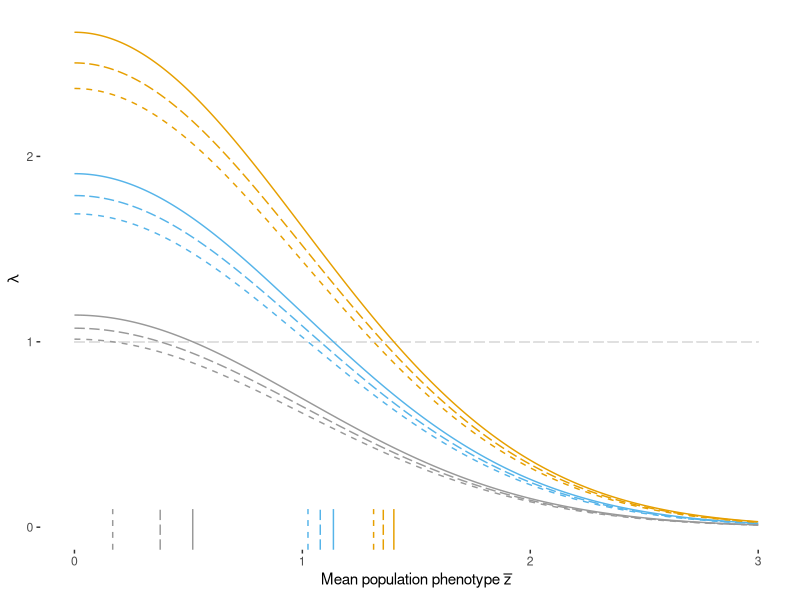
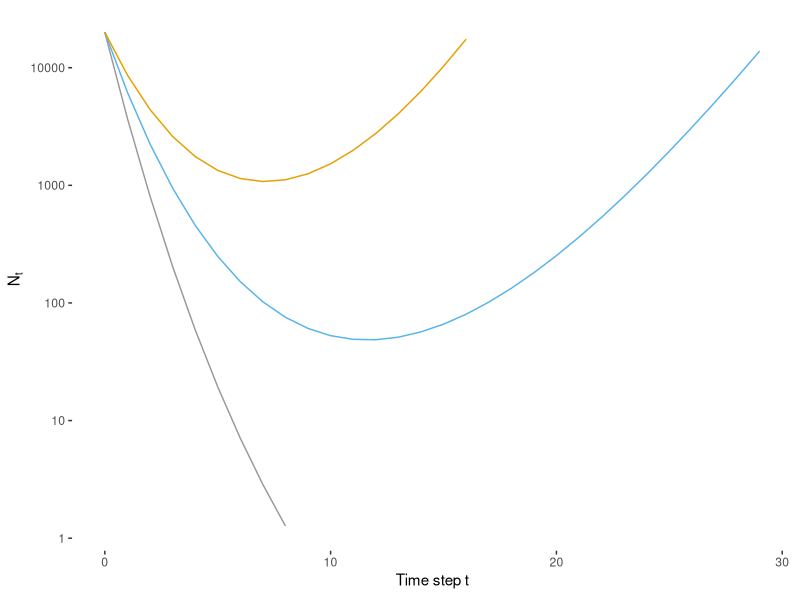
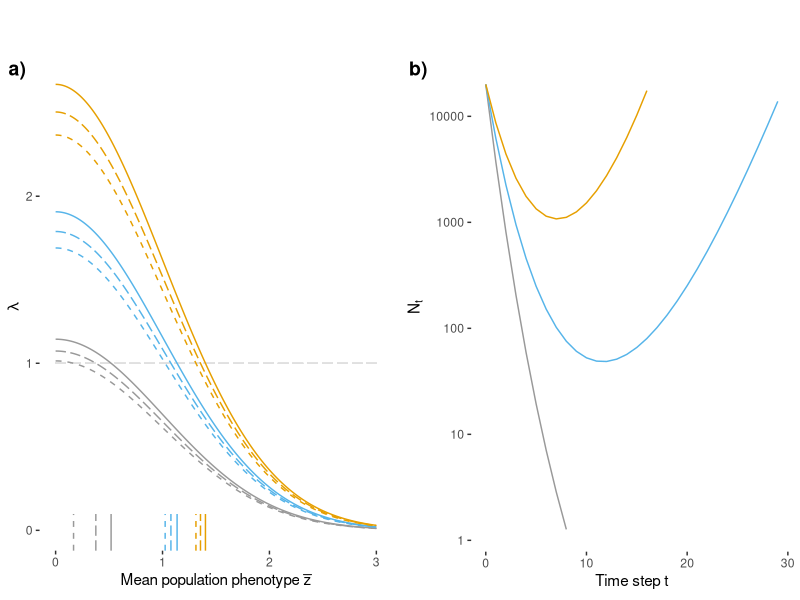

R code for these plots, in order: (Note: this script raises an error after producing the figures.)
### Script for re-making Figure 1 in manuscript (two panels)
### - a) lambda as a function of z for for LH + variance groups
### - b) population size over time for LH groups

# Load in libraries

library(ggplot2)
library(dplyr)
library(tidyr)
library(cowplot)

rm(list = ls())

# Plot for panel (a),

lambda.z = expand.grid(
  # Three different phenotypic standard deviation values
  gamma = sqrt(c(.1, .25, .4)),
  # Three different maximum survivals (defining life histories)
  s.max = c(.1, .5, .9)
) %>%
  mutate(
    # Get equilibrium population growth rates, lambda^*
    w.max = 3,
    l.max = s.max + (1 - s.max) * w.max,
    lstar = l.max / sqrt(1 + gamma^2)
  ) %>%
  # Get the lambda values as a function of z
  merge(
    y = expand.grid(
      lstar = .$lstar, #  %>% pull(lstar),
      z     = (0:300)/100
    ) %>%
      mutate(lamdz = exp(-z^2 / 2) * lstar)
  ) %>%
  # Some labels for plotting and faceting
  mutate(var.z = factor(round(gamma^2, 2)))

lambda.plot = lambda.z %>%
  mutate(s.max = factor(s.max, levels = c(.9, .5, .1))) %>%
  ggplot(aes(x = z, y = lamdz, group = interaction(s.max, gamma))) +
  geom_segment(
    aes(x = 0, xend = 3, y = 1, yend = 1),
    linetype = 5, colour = 'gray88'
  ) +
  geom_line(aes(colour = s.max, linetype = var.z)) +
  # x-axis ticks are z-tilde
  geom_rug(
    data = lambda.z %>%
      distinct(gamma, s.max, w.max, var.z) %>%
      mutate(ztilde = sqrt(2 * log(w.max * (1-s.max) + s.max) - log(1 + gamma^2))) %>%
      mutate(s.max = factor(s.max, levels = c(.9, .5, .1))),
    inherit.aes = FALSE,
    aes(x = ztilde, colour = s.max, linetype = var.z),
    sides = 'b', length = grid::unit(0.075, 'npc')
  ) +
  labs(
    x = expression(paste('Mean population phenotype ', bar(z))),
    y = expression(lambda)
  ) +
  scale_colour_manual(values = c("#999999", "#56B4E9", "#E69F00"), 'longevity') +
  # scale_colour_brewer(palette = 'Dark2', 'longevity') +
  scale_linetype_manual(values = c(1, 5, 2)) +
  theme(
    panel.background = element_blank(),
    legend.position = 'none'
  )

lambda.plot

#####

# Plot for panel (b)

g.and.h = expand.grid(
  # Life history groups
  s.max = c(.1, .5, .9),
  # Time steps (x-axis)
  tstep = 0:30
) %>%
  mutate(
    n0 = log(20000),
    w.max = 3,
    l.max = s.max + w.max * (1 - s.max),
    gamma = sqrt(.1),
    k  = (1 + .5*gamma^2) / (1 + gamma^2),
    nt = n0 + 
      tstep * (log(l.max) - .5 * log(1 + gamma^2)) -
      (2^2 / (2 * (1 + gamma^2))) * (1 - k^(2*tstep)) / (1 - k^2)
  )

n.plot = g.and.h %>%
  mutate(s.max = factor(s.max, levels = c(.9, .5, .1))) %>%
  filter(nt > 0, nt <= log(20000)) %>%
  ggplot(aes(x = tstep, y = exp(nt), group = s.max)) + 
  geom_line(aes(colour = s.max)) +
  scale_y_log10() +
  scale_colour_manual(values = c("#999999", "#56B4E9", "#E69F00"), 'longevity') +
  # scale_colour_brewer(palette = 'Dark2', 'longevity') +
  labs(x = expression(Time ~ step ~ t), y = expression(N[t])) +
  theme(
    panel.background = element_blank(),
    legend.position = 'none'
  )

n.plot
# (ignore the warnings - they are just about points getting chopped from the plot)

fig.hypo.legend = get_legend(
  lambda.plot +
    guides(
      linetype = guide_legend(expression(gamma^2)),
      colour   = guide_legend(expression(hat(s)))
    ) +
    theme(legend.position = 'top', legend.key = element_rect(fill = NA))
)

plot_grid(
  fig.hypo.legend,
  plot_grid(
    lambda.plot,
    n.plot,
    nrow = 1,
    labels = c('a)', 'b)')
  ),
  rel_heights = c(.1, 1),
  nrow = 2
)

ggsave(filename = 'analyze_results/figs_out/fig1_lambda_n.png',
       width = 8, height = 3)
